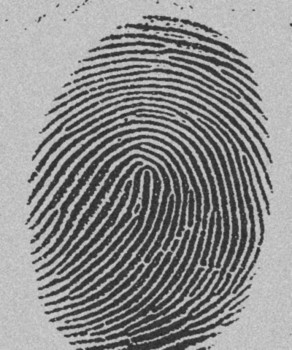
#> input picture src/img/fp1.jpg, 292 x 350 px
$ python main.py   (older library calls are emulated)
#> lines starting #> are read from the running program, lines starting #| are printed output that depends on the picture; after the words box and inside, x2 and y2 are one past the last pixel; in counts of white or black regions, pixels touching at a corner belong together
### src/tools/preprocesing.py
# -*- encoding: utf-8 -*-
import numpy as np
import copy
from scipy.ndimage.filters import gaussian_filter
import cv2


# [15 lines left out: functions im_to_double, im_to_int, not called in this run]


def ridge_segmentation(normalised_im, blksize, thresh):
    """


    """
    rows, cols = normalised_im.shape
    segmented_im = np.zeros((rows, cols))
    rows_block = int((rows / blksize) * blksize)
    cols_block = int((cols / blksize) * blksize)

    for i in range(0, rows_block, blksize):
        for j in range(0, cols_block, blksize):
            if (normalised_im[i:i + blksize,
                              j: j + blksize].var() >= thresh):
                segmented_im[i:i + blksize, j:j + blksize] = 1

    im1 = normalised_im - np.mean(normalised_im[np.where(segmented_im > 0)])
    stdh = np.std(im1[np.where(segmented_im > 0)])
    normalised_im = im1 / stdh

    return normalised_im, segmented_im


def ridge_orientation(im, orient_smooth_sigma):
    """

    """
    sobelx = cv2.Sobel(im, cv2.CV_64F, 1, 0, ksize=3)
    sobely = cv2.Sobel(im, cv2.CV_64F, 0, 1, ksize=3)

    orient = np.arctan2((sobely), (sobelx))

    Ox = np.cos(2 * orient)
    Oy = np.sin(2 * orient)

    sin2theta = gaussian_filter(Oy, orient_smooth_sigma, 0)
    cos2theta = gaussian_filter(Ox, orient_smooth_sigma, 0)

    return (np.arctan2(sin2theta, cos2theta) / 2)

### src/tools/procesing.py
# -*- encoding: utf-8 -*-
import numpy as np
import cv2


def ordfilt2(A, order):
    """

    """
    result = np.zeros((int(len(A)), 1))
    for n in range(0, int(len(A)), 1):
        if n + order < int(len(A)):
            band = A[range(n, n + order, 1)]
            result[n, 0] = band.max()
        else:
            band = A[range(n, int(len(A)), 1)]
            result[n, 0] = band.max()
    return result


# [8 lines left out: function im_to_double, not called in this run]


def rotate_image(image, angle):
    """

    """
    image_center = np.array(image.shape) / 2
    rot_mat = cv2.getRotationMatrix2D(image_center, angle, 1.0)
    result = cv2.warpAffine(
        image,
        rot_mat,
        image.shape,
        flags=cv2.INTER_LINEAR)
    return result


def frequency_estimation(
        im,
        orientim,
        window_size=3,
        min_wave_length=2,
        max_wave_length=15):
    """

    """
    cosorient = np.mean(np.cos(2 * np.array(orientim).ravel()))
    sinorient = np.mean(np.sin(2 * np.array(orientim).ravel()))

    orient = np.arctan2(sinorient, cosorient) / 2
    rotim = rotate_image(im, orient / np.pi * 180)

    rows, cols = im.shape

    crop_size = int(np.fix(rows / np.sqrt(2)))
    offset = int(np.fix((rows - crop_size) / 2))
    rotim = rotim[offset - 1: offset + crop_size +
                  1, offset - 1: offset + crop_size + 1]

    projection = rotim.sum(axis=0)
    dilation = ordfilt2(projection, window_size)

    maxpts = [x for x in range(len(dilation)) if np.logical_and(dilation[x] == projection[x], projection[x] > np.mean(projection))]

    if len(maxpts) < 2:
        freqim = np.zeros((rows, cols))
    else:
        number_of_peaks = len(maxpts)
        wave_length = (maxpts[number_of_peaks - 1] - maxpts[0]) / (number_of_peaks - 1)
        if max_wave_length > wave_length > min_wave_length:
            freqim = 1 / wave_length
        else:
            freqim = 0
        return freqim


def ridge_frequency(im, mask, orientim, blksize, window_size=3, minWL=2, maxWL=15):
    """

    """
    rows, cols = im.shape
    freq = np.zeros((len(im), len(im[0])))
    for r in range(0, rows - blksize, blksize):
        for c in range(0, cols - blksize, blksize):
            blkim = im[r: r + blksize,c: c + blksize]
            blkor = orientim[r: r + blksize, c: c + blksize]
            freq[r:r + blksize,c:c + blksize] = frequency_estimation(blkim,
                                                           blkor,
                                                           window_size,
                                                           minWL,
                                                           maxWL)
    ridge_freq_im = freq * mask
    median_freq = np.median(ridge_freq_im[np.where(ridge_freq_im > 0)])
    return ridge_freq_im, median_freq

### src/main.py
# -*- encoding: utf-8 -*-

import cv2
import tools.preprocesing as preprocesing
import numpy as np
import tools.procesing as procesing

def main():

    image = cv2.imread("img/fp1.jpg", 0)
#> image is the input picture: shape (350, 292); min 32, max 215, mean 140.2

    # cv2.imshow("Original fingerprint", image)
    # cv2.waitKey(0)

    req_mean = 0
    req_var = 1
    thresh = 0.2
    mean_im = image.mean()
#> mean_im = 140.2
    std_im = image.std()
#> std_im = 59.17
    im = image - mean_im
    im = im / std_im
    normalised_im = req_mean + im * np.sqrt(req_var)

    # cv2.imshow("Normalized fingerprint", normalised_im)
    # cv2.waitKey(0)

    normalised_im, work_mask_im = preprocesing.ridge_segmentation(
        normalised_im, 12, thresh)
#> after the loop in ridge_segmentation, `for i in range(0, rows_block, blksize):`:
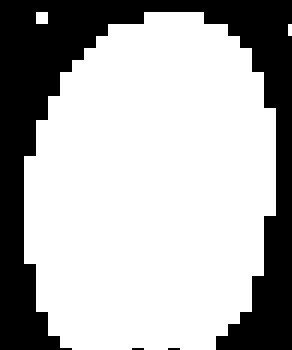
#> segmented_im: shape (350, 292) float64; values 0 (black) and 1 (white), 69.3% white; 3 black regions, box (x1, y1, x2, y2) and area: (0, 0, 292, 350) 31304, (132, 348, 144, 350) 24, (168, 348, 180, 350) 24
#> in ridge_segmentation, `stdh = np.std(im1[np.where(segmented_im > 0)])`: stdh = 0.971

    # [5 lines of commented-out code are left out]

    orient_smooth_sigma = 5
    im_orientation = preprocesing.ridge_orientation(
        normalised_im, orient_smooth_sigma)
#> in ridge_orientation, `Oy = np.sin(2 * orient)`:
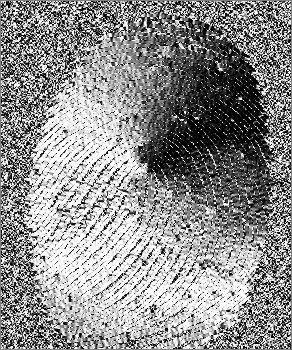
#> Oy: shape (350, 292) float64; min -1, max 1, mean 0.117; drawn with min black and max white
#> in ridge_orientation, `sin2theta = gaussian_filter(Oy, orient_smooth_sigma, 0)`:
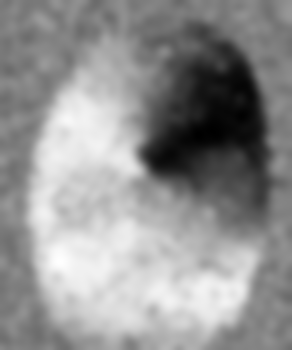
#> sin2theta: shape (350, 292) float64; min -0.855, max 0.842, mean 0.117; drawn with min black and max white
#> in ridge_orientation, `cos2theta = gaussian_filter(Ox, orient_smooth_sigma, 0)`:
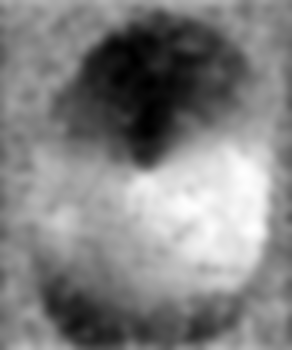
#> cos2theta: shape (350, 292) float64; min -0.846, max 0.722, mean -0.0508; drawn with min black and max white
#> in ridge_orientation, `return (np.arctan2(sin2theta, cos2theta) / 2)`:
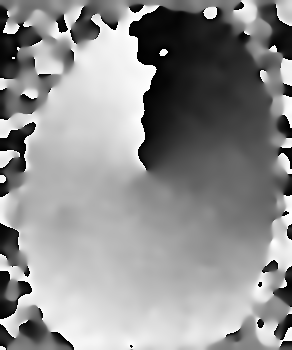
#> returned value: shape (350, 292) float64; min -1.57, max 1.57, mean 0.199; drawn with min black and max white

    # cv2.imshow("Orientation estimated fingerprint", im_orientation)
    # cv2.waitKey(0)

    blksize = 36
    freq, medfreq = procesing.ridge_frequency(normalised_im, work_mask_im, im_orientation, blksize)
#> in ridge_frequency, `freq = np.zeros((len(im), len(im[0])))`: freq: shape (350, 292) float64; every value is 0
#> after the loop in ridge_frequency, `for r in range(0, rows - blksize, blksize):`:
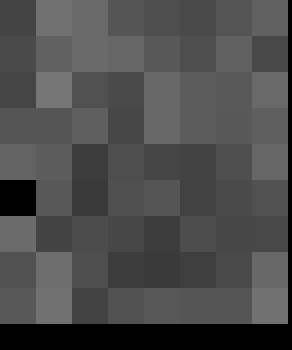
#> freq: shape (350, 292) float64; min 0, max 0.462, mean 0.299
#> in ridge_frequency, `ridge_freq_im = freq * mask`:
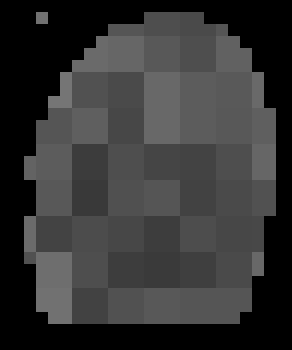
#> ridge_freq_im: shape (350, 292) float64; min 0, max 0.462, mean 0.209

    cv2.imshow("Frecuency estimated fingerprint",freq)
    cv2.waitKey(0)


if __name__ == "__main__":
    main()
